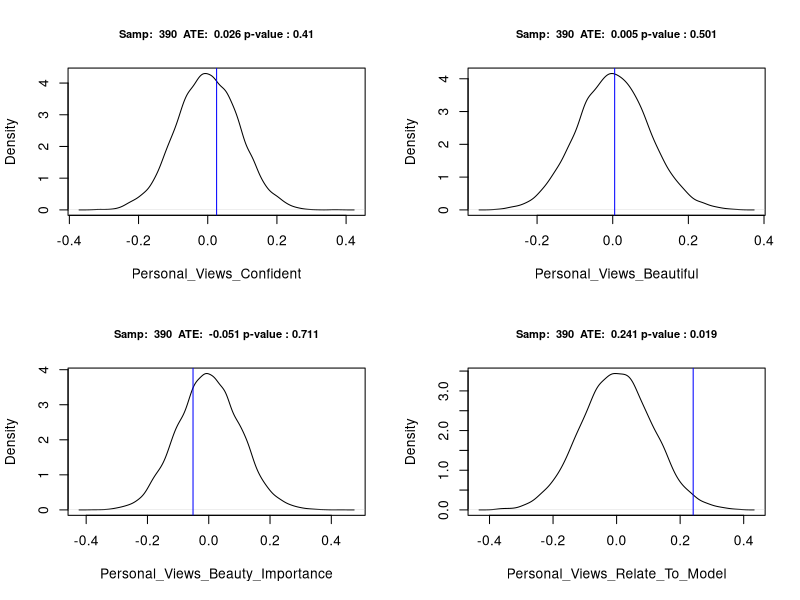

The R script that drew this image:
## ---- chunk 1
library(dplyr)
library(plyr)
library(ggplot2)
library(car)
## ---- chunk 2
setwd('/Users/ozimmer/GoogleDrive/berkeley/w241/BeatuyAd_CausalExperiment/Data')
d <- read.csv('BeautyAds_July 19, 2017_22.18.csv')

# Filter out irrelevant entries
d <- d[-c(1,2),]
d <- d[d$Status == 'IP Address',] #Remove survey preview 
d <- d[d$Welcome == 'I agree',] #Remove users who didn't agree to participate
d <- d[d$Finished == 'True',] #Remove users who didn't finisn the survey
d <- d[d$Group %in% c('Treatment', 'Control'),]
d <- d[d$AudioCheck == 'Pineapple', ]

# Recoding of values
recode_values <- function(d, column){
  d[[column]] <- as.character(d[[column]])
  d[[column]] <- dplyr::recode(d[[column]], 'Strongly disagree' = -2, 
                                       'Disagree' = -1, 'Agree' = 1, 'Strongly agree' = 2, 
                                       .missing = 0, .default = 0)
}

columns_to_analyse <- c('Personal_Views_Confident', 'Personal_Views_Beautiful', 
                       'Personal_Views_Beauty_Importance', 'Personal_Views_Relate_To_Model')
for (column in columns_to_analyse){
  d[[column]] <- recode_values(d, column)
}

# Correct column names misspellings
d <- dplyr::rename(d, Coffee_validate_1 = Coffe_validate_1, 
            Fit_i_identify_1 = FIt_i_identify_1, 
            Work_i_identify_2 = work_i_identify_2)

# Combine and recode randomization 1 & 2 for the images
images <- c('Passion', 'Coffee', 'Couple', 'Work', 'Fit')
questions <- c('_i_identify_', '_i_prefer_', '_o_prefer_', '_validate_')
randomization <- c('1', '2')

for (image in images){
  for (question in questions){
    column1 <- paste(image, question, '1', sep = "")
    d[[column1]] <- ifelse(d[[column1]] == 'Ad 1', 2, ifelse(d[[column1]] == 'Ad 2', 1, 0))
    column2 <- paste(image, question, '2', sep = "")
    d[[column2]] <- ifelse(d[[column2]] == 'Ad 2', 2, ifelse(d[[column2]] == 'Ad 1', 1, 0))
    new_column <- paste(image, question, sep ="")
    d[[new_column]] <- d[[column1]] + d[[column2]] - 1
    d[[new_column]] <- ifelse(d[[new_column]] == -1, NA, d[[new_column]])
  }
}
## ---- chunk 3
columns_to_analyse <- c('Personal_Views_Confident', 'Personal_Views_Beautiful', 
                       'Personal_Views_Beauty_Importance', 'Personal_Views_Relate_To_Model')
for (column in columns_to_analyse){
  l1 <- lm(d[[column]] ~ d[['Group']])
  print(column)
  print(coef(summary(l1))[2,])
}
## ---- chunk 4
#str(d)
columns_to_analyse <- c('Personal_Views_Confident', 'Personal_Views_Beautiful', 
                       'Personal_Views_Beauty_Importance', 'Personal_Views_Relate_To_Model')
for (column in columns_to_analyse){
  l1 <- lm(d[[column]] ~ d[['Group']] + d$Age + d$Gender + d$Race + d$Location)
  print(column)
  print(summary(l1))
}
## ---- chunk 5
get_ATE <- function(d, column){
  return(mean(d[d$Group == 'Treatment',][[column]], na.rm = TRUE)- mean(d[d$Group == 'Control',][[column]], na.rm = TRUE))
}
for (column in columns_to_analyse){
  print(column)
  print(get_ATE(d, column))
}
## ---- chunk 6
column <- 'Personal_Views_Confident'

control_treatment <- c(rep(1, length(d[[column]]) * (1/2)), rep(0, length(d[[column]]) * (1/2)))
sample_size <- length(d[[column]])

get_null_ATE_from_current_sample <- function(d, control_treatment, column){
  assignment <- sample(control_treatment, length(d[[column]]))
  dt <- data.frame(outcome = d[[column]], assignement = assignment)
  null.ATE <- mean(dt[assignment == 1, ]$outcome) - mean(dt[assignment == 0, ]$outcome)
  return(null.ATE)
}

par(mfrow=c(2,2))
for (column in columns_to_analyse){
  sharp.null.hypothesis <- replicate(10000, get_null_ATE_from_current_sample(d, control_treatment, column))
  ATE <- get_ATE(d, column)
  p_value <- mean(ATE <= sharp.null.hypothesis)
  plot(density(sharp.null.hypothesis),  main = paste('Samp: ', sample_size, ' ATE: ', round(ATE, 3), 
                                                     'p-value :', round(p_value, 3)), cex.main= 0.8,
       xlab=column)
  abline(v = ATE, col = "blue")
}
## ---- chunk 7
images <- c('Passion', 'Coffee', 'Couple', 'Work', 'Fit')
questions <- c('_i_identify_', '_i_prefer_', '_o_prefer_', '_validate_')

for (image in images){
  for (question in questions){
    column <- paste(image, question, sep = "")
    l1 <- lm(d[[column]] ~ d[['Group']])
  print(column)
  print(summary(l1))
  }
}
